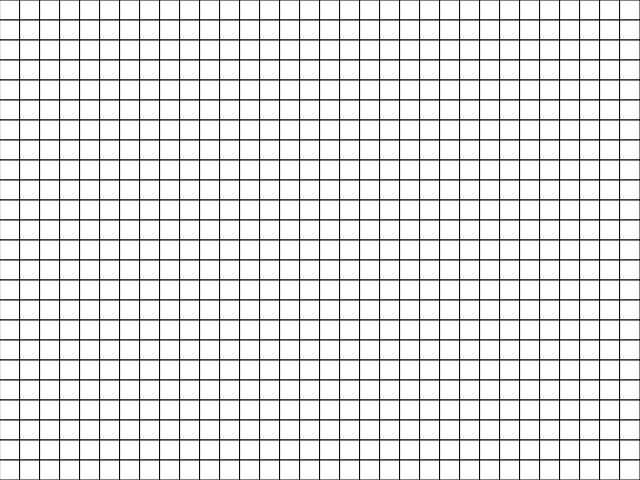
Frame 1 (no input)
Frame 60 (no input): identical to frame 1, image omitted
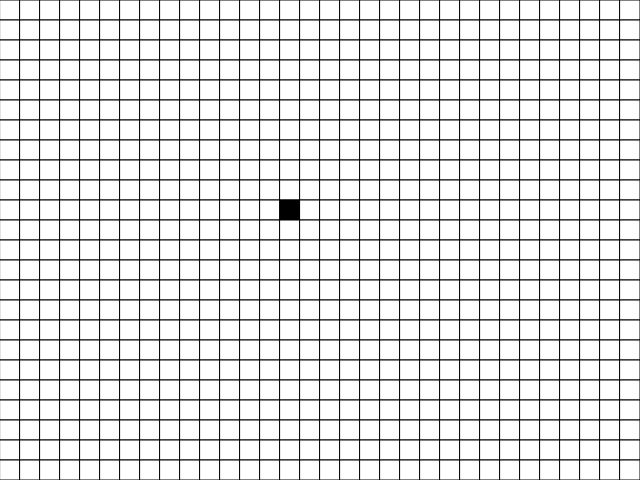
Frame 120 (the mouse pressed at the canvas centre since frame 60)

The p5.js sketch that drew these frames (run headless with seeded random() and noise() and a simulated clock; from frame 60 on, the mouse is pressed at the canvas centre):

// p5.js sketch
// ── sketch.js
var board;
var wcell = 20;
var next;
var rows;
var cols;
var check;

function setup() {
    createCanvas(640, 480)
    rows = floor(480 / wcell)
    cols = floor(640 / wcell)
    board = create2DArray(rows, cols)
    next = createNext(rows,cols);
    btnStart = createButton("Start")
    btnStart.position(10, 500)
    btnStart.mousePressed(onStart)
    smooth()
}

function draw() {
    display(board, wcell)
}

function onStart() {
    check = setInterval(() => generate(board, 480 / 20, 640 / 20, next), 500)
}

function mousePressed() {
     if (mouseY <= 480) {
         var pos = new Array();
         var x = mouseX % 20 == 0 ? Math.ceil(mouseX / 20 - 1) : Math.ceil(mouseX / 20);
         var y = mouseY % 20 == 0 ? Math.ceil(mouseY / 20 - 1) : Math.ceil(mouseY / 20);
         seeding(y - 1, x - 1, board);
     }
}


// ── core.js
const LIVING=1;
function display(board, size) {
    for(i=0;i<board.length;i++) {
        rows=board[i]
        for(j=0;j<rows.length;j++) {
            coloring(color(0,0,0),isLivingCell(rows[j]));
            rect(j*size,i*size,size,size)
        }
    }
}

function seeding(row, col, board) {
    board[row][col] = 1
    return board
}

function coloring(color, condition) {
    if (condition) {
        fill(color)
    } else {
        fill(255, 255, 255)
    }
}

function seeding(row,col,board) {
    board[row][col]=LIVING
    return board
} 

function isLivingCell(value) {
    return value==LIVING;
}

function create2DArray(rows,cols) {
    var f = new Array();
    for (i = 0; i < rows; i++) {
        f[i] = new Array();
        for (j = 0; j < cols; j++) {
            f[i][j] = 0;
        }
    }
    return f;
}

// The process of creating the new generation
function generate(board, columns, rows, next) {
    // Loop through every spot in our 2D array and check spots neighbors
    for (var x = 1; x < columns - 1; x++) {
        for (var y = 1; y < rows - 1; y++) {
            // Add up all the states in a 3x3 surrounding grid
            var neighbors = 0;
            for (var i = -1; i <= 1; i++) {
                for (var j = -1; j <= 1; j++) {
                    neighbors += board[x + i][y + j];
                }
            }

            // A little trick to subtract the current cell's state since
            // we added it in the above loop
            neighbors -= board[x][y];
            // Rules of Life
            if ((board[x][y] == 1) && (neighbors < 2)) next[x][y] = 0;           // Loneliness
            else if ((board[x][y] == 1) && (neighbors > 3)) next[x][y] = 0;           // Overpopulation
            else if ((board[x][y] == 0) && (neighbors == 3)) next[x][y] = 1;           // Reproduction
            else next[x][y] = board[x][y]; // Stasis
        }
    }
    var temp = board
    for (let i = 0; i < rows; i++) {
        for (let j = 0; j < columns; j++) {
            board[i][j] = next[i][j];
        }
    }
    for (let i = 0; i < rows; i++) {
        for (let j = 0; j < columns; j++) {
            next[i][j] = temp[i][j];
        }
    }
}

function createNext(rows, cols) {
    var next = new Array(rows);
    for (let i = 0; i < rows; i++) {
        next[i] = new Array(cols);
        for (let j = 0; j < cols; j++) {
            next[i][j] = 0;
        }
    }
    return next;
}
